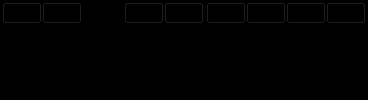
        <widget class="QFrame" name="header_frame">
         <property name="styleSheet">
          <string notr="true">background-color:rgb(0,0,0);</string>
         </property>
         <property name="frameShape">
          <enum>QFrame::StyledPanel</enum>
         </property>
         <property name="frameShadow">
          <enum>QFrame::Raised</enum>
         </property>
         <layout class="QHBoxLayout" name="horizontalLayout_2">
          <property name="spacing">
           <number>0</number>
          </property>
          <property name="leftMargin">
           <number>0</number>
          </property>
          <property name="topMargin">
           <number>0</number>
          </property>
          <property name="rightMargin">
           <number>0</number>
          </property>
          <property name="bottomMargin">
           <number>0</number>
          </property>
          <item alignment="Qt::AlignLeft|Qt::AlignTop">
           <widget class="QFrame" name="frame">
            <property name="styleSheet">
             <string notr="true">QPushButton:hover{
color: #000000;
background-color: white;
border-top-left-radius: 20px;
border-bottom-left-radius: 20px;
}</string>
            </property>
            <property name="frameShape">
             <enum>QFrame::StyledPanel</enum>
            </property>
            <property name="frameShadow">
             <enum>QFrame::Raised</enum>
            </property>
            <layout class="QHBoxLayout" name="horizontalLayout_6">
             <property name="spacing">
              <number>0</number>
             </property>
             <property name="leftMargin">
              <number>0</number>
             </property>
             <property name="topMargin">
              <number>0</number>
             </property>
             <property name="rightMargin">
              <number>0</number>
             </property>
             <property name="bottomMargin">
              <number>0</number>
             </property>
             <item>
              <widget class="QPushButton" name="bt_menu2">
               <property name="text">
                <string/>
               </property>
               <property name="icon">
                <iconset resource="icons.qrc">
                 <normaloff>:/icons/icons/chevron-left.svg</normaloff>:/icons/icons/chevron-left.svg</iconset>
               </property>
               <property name="iconSize">
                <size>
                 <width>32</width>
                 <height>32</height>
                </size>
               </property>
              </widget>
             </item>
             <item alignment="Qt::AlignLeft|Qt::AlignTop">
              <widget class="QPushButton" name="bt_menu">
               <property name="text">
                <string/>
               </property>
               <property name="icon">
                <iconset resource="icons.qrc">
                 <normaloff>:/icons/icons/align-left.svg</normaloff>:/icons/icons/align-left.svg</iconset>
               </property>
               <property name="iconSize">
                <size>
                 <width>32</width>
                 <height>32</height>
                </size>
               </property>
              </widget>
             </item>
            </layout>
           </widget>
          </item>
          <item>
           <spacer name="horizontalSpacer">
            <property name="orientation">
             <enum>Qt::Horizontal</enum>
            </property>
            <property name="sizeHint" stdset="0">
             <size>
              <width>40</width>
              <height>20</height>
             </size>
            </property>
           </spacer>
          </item>
          <item alignment="Qt::AlignRight|Qt::AlignTop">
           <widget class="QFrame" name="frame_4">
            <property name="styleSheet">
             <string notr="true">QPushButton:hover{
color: #000000;
background-color: white;
border-top-left-radius: 20px;
border-bottom-left-radius: 20px;
}</string>
            </property>
            <property name="frameShape">
             <enum>QFrame::StyledPanel</enum>
            </property>
            <property name="frameShadow">
             <enum>QFrame::Raised</enum>
            </property>
            <layout class="QHBoxLayout" name="horizontalLayout_5">
             <property name="spacing">
              <number>0</number>
             </property>
             <property name="leftMargin">
              <number>0</number>
             </property>
             <property name="topMargin">
              <number>0</number>
             </property>
             <property name="rightMargin">
              <number>0</number>
             </property>
             <property name="bottomMargin">
              <number>0</number>
             </property>
             <item>
              <widget class="QPushButton" name="pushButton_5">
               <property name="text">
                <string/>
               </property>
               <property name="icon">
                <iconset resource="icons.qrc">
                 <normaloff>:/icons/icons/user.svg</normaloff>:/icons/icons/user.svg</iconset>
               </property>
              </widget>
             </item>
             <item>
              <widget class="QPushButton" name="pushButton_4">
               <property name="text">
                <string/>
               </property>
               <property name="icon">
                <iconset resource="icons.qrc">
                 <normaloff>:/icons/icons/bell.svg</normaloff>:/icons/icons/bell.svg</iconset>
               </property>
              </widget>
             </item>
            </layout>
           </widget>
          </item>
          <item alignment="Qt::AlignRight|Qt::AlignTop">
           <widget class="QFrame" name="frame_2">
            <property name="styleSheet">
             <string notr="true">QPushButton:hover{
color: #000000;
background-color: white;
border-top-left-radius: 20px;
border-bottom-left-radius: 20px;
}</string>
            </property>
            <property name="frameShape">
             <enum>QFrame::StyledPanel</enum>
            </property>
            <property name="frameShadow">
             <enum>QFrame::Raised</enum>
            </property>
            <layout class="QHBoxLayout" name="horizontalLayout_4">
             <property name="spacing">
              <number>0</number>
             </property>
             <property name="leftMargin">
              <number>0</number>
             </property>
             <property name="topMargin">
              <number>0</number>
             </property>
             <property name="rightMargin">
              <number>0</number>
             </property>
             <property name="bottomMargin">
              <number>0</number>
             </property>
             <item>
              <widget class="QPushButton" name="bt_minimizar">
               <property name="styleSheet">
                <string notr="true"/>
               </property>
               <property name="text">
                <string/>
               </property>
               <property name="icon">
                <iconset resource="icons.qrc">
                 <normaloff>:/icons/icons/arrow-down-left.svg</normaloff>:/icons/icons/arrow-down-left.svg</iconset>
               </property>
              </widget>
             </item>
             <item>
              <widget class="QPushButton" name="bt_restaurar">
               <property name="text">
                <string/>
               </property>
               <property name="icon">
                <iconset resource="icons.qrc">
                 <normaloff>:/icons/icons/minimize-2.svg</normaloff>:/icons/icons/minimize-2.svg</iconset>
               </property>
              </widget>
             </item>
             <item>
              <widget class="QPushButton" name="bt_maximizar">
               <property name="text">
                <string/>
               </property>
               <property name="icon">
                <iconset resource="icons.qrc">
                 <normaloff>:/icons/icons/maximize-2.svg</normaloff>:/icons/icons/maximize-2.svg</iconset>
               </property>
              </widget>
             </item>
             <item>
              <widget class="QPushButton" name="bt_cerrar">
               <property name="text">
                <string/>
               </property>
               <property name="icon">
                <iconset resource="icons.qrc">
                 <normaloff>:/icons/icons/x.svg</normaloff>:/icons/icons/x.svg</iconset>
               </property>
              </widget>
             </item>
            </layout>
           </widget>
          </item>
         </layout>
        </widget>
